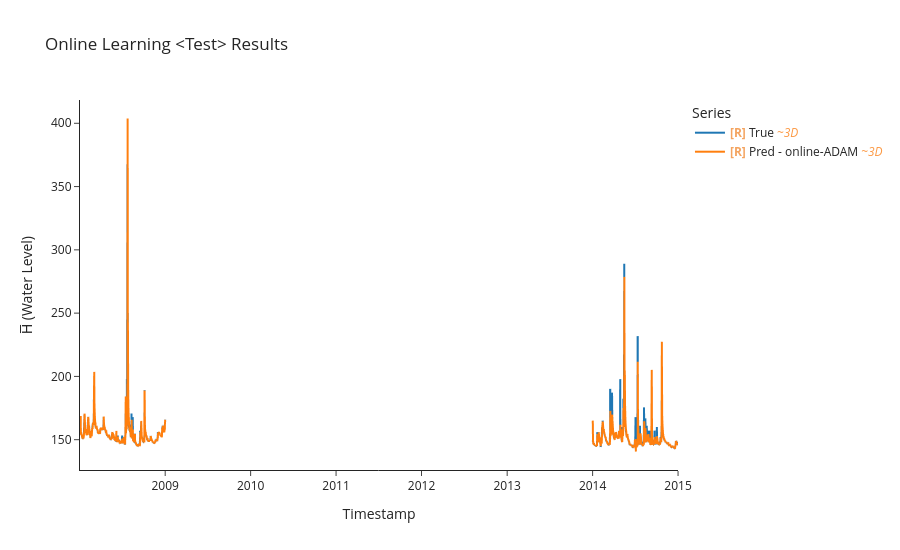

Notebook source saved alongside this figure:
### Code cell
# evaluation on test set
y_true_test, y_pred_test, time_indices_test = uf.model_evaluate_with_norm(model,criterion, test_ds, test_df.index,
                                                                 LOOKBACK, HORIZON, BATCH_SIZE)
uf.calculate_metrics_and_plot({"online-ADAM": (y_true_test, y_pred_test, time_indices_test)},
                              plot_title = 'Online Learning <Test> Results',
                              export_metrics= True,
                              export_html= True,
                              export_file_name='results/testing/online/Online Learning MLP test')
# Save predictions to CSV files to be used later in Experiments
uf.export_results_to_csv({"MLP": (y_true_test, y_pred_test,time_indices_test)}, 
                         "results/testing/predictions_vs_true/online")

### Figure 1 — Plotly figure (JSON) as saved in the notebook; plotly's stock layout.template omitted (floating-point values rounded to 4 significant figures; data arrays with more than 128 entries replaced by an {"elided": "..."} marker saying what was removed)
{"data": [{"hovertemplate": "Legend=True<br>Timestamp=%{x}<br>H̅ (Water Level)=%{y}<extra></extra>", "legendgroup": "True", "line": {"color": "#1f77b4", "dash": "solid", "width": 2}, "marker": {"symbol": "circle"}, "mode": "lines", "name": "<b style=\"color:sandybrown\">[R]</b> True <i style=\"color:#fc9944\">~3D</i>", "showlegend": true, "type": "scattergl", "uid": "9b52610c-bb28-4b2e-a527-497705ff725d", "x": {"elided": "1001 str values"}, "xaxis": "x", "y": {"elided": "1001 float values"}, "yaxis": "y"}, {"hovertemplate": "Legend=Pred - online-ADAM<br>Timestamp=%{x}<br>H̅ (Water Level)=%{y}<extra></extra>", "legendgroup": "Pred - online-ADAM", "line": {"color": "#ff7f0e", "dash": "solid", "width": 2}, "marker": {"symbol": "circle"}, "mode": "lines", "name": "<b style=\"color:sandybrown\">[R]</b> Pred - online-ADAM <i style=\"color:#fc9944\">~3D</i>", "showlegend": true, "type": "scattergl", "uid": "1b9eafe8-6e1a-471b-9849-1bfd3619aee1", "x": {"elided": "1001 str values"}, "xaxis": "x", "y": {"elided": "1001 float values"}, "yaxis": "y"}], "layout": {"height": 550, "legend": {"title": {"text": "Series"}, "tracegroupgap": 0}, "title": {"text": "Online Learning <Test> Results"}, "xaxis": {"anchor": "y", "domain": [0, 1], "title": {"text": "Timestamp"}}, "yaxis": {"anchor": "x", "domain": [0, 1], "title": {"text": "H̅ (Water Level)"}}}}
